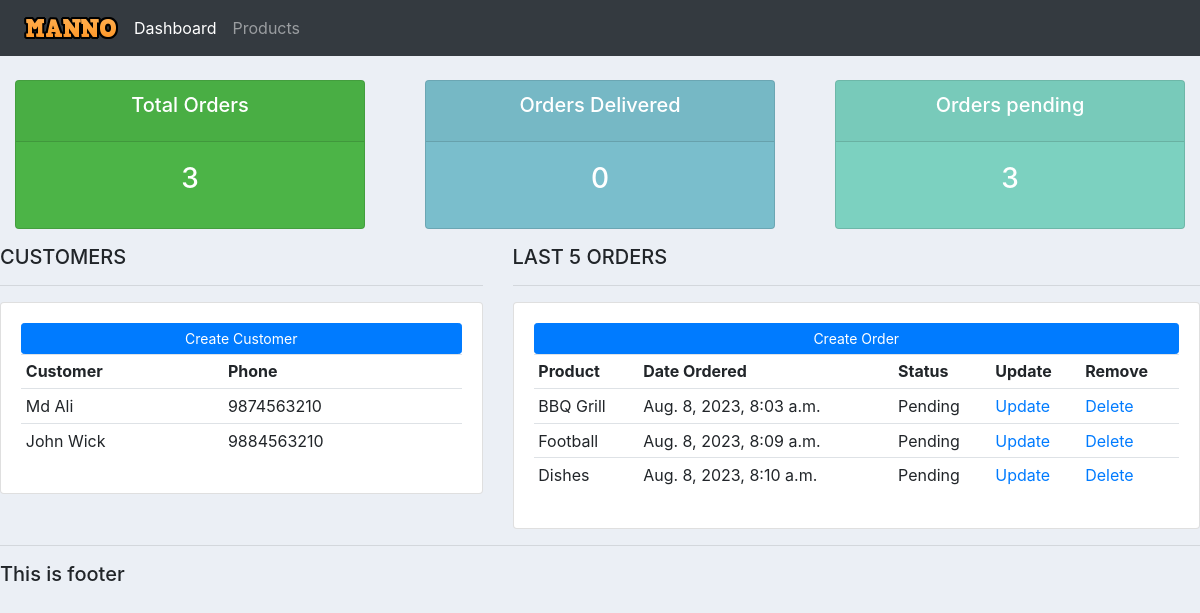
Before: / with the older database file.
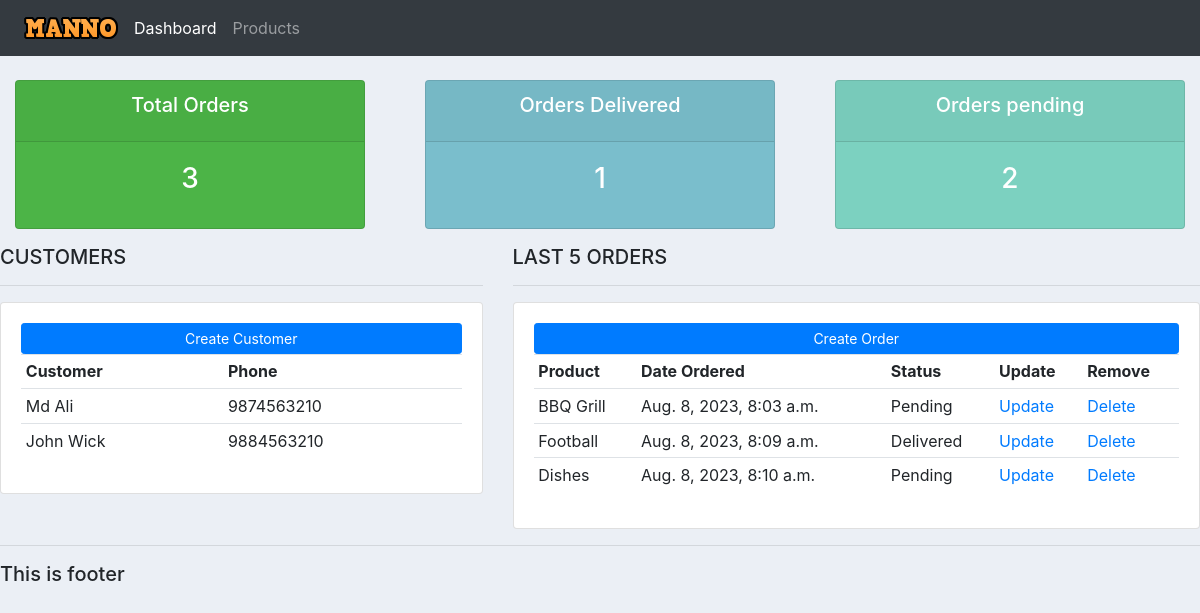
After: the same page with the newer database file.
### accounts/models.py (models this page shows, shortened)
class Customer(models.Model):
    name = models.CharField(max_length=255, null=True)
    phone = models.CharField(max_length=255, null=True)
    email = models.CharField(max_length=255, null=True)
    date_created = models.DateTimeField(auto_now_add=True, null=True)

class Order(models.Model):
    customer = models.ForeignKey(Customer, null=True, on_delete=models.SET_NULL)
    product = models.ForeignKey(Product, null=True, on_delete=models.SET_NULL)
    STATUS = (  #for dropdown
        ('Pending','Pending'),
        ('Out for Delivery','Out for Delivery'),
        ('Delivered','Delivered'),
        )
    date_created = models.DateTimeField(auto_now_add=True, null=True)
    status = models.CharField(max_length=255, null=True, choices=STATUS)

class Product(models.Model):
    CATEGORY = (   #for dropdown
        ('Indoor','Indoor'),
        ('Out Door','Out Door'),
        )
    name = models.CharField(max_length=255, null=True)
    price = models.FloatField(null=True)
    category = models.CharField(max_length=255, null=True, choices=CATEGORY)
    description =models.CharField(max_length=255, null=True)
    date_created = models.DateTimeField(auto_now_add=True, null=True)
    tags = models.ManyToManyField(Tag)

### accounts/views.py (the view)
# urls.py: path('',views.home, name='home'),
def home(request):
    orders = Order.objects.all()
    customers = Customer.objects.all()
    total_orders = orders.count()
    delivered = orders.filter(status='Delivered').count()
    pending = orders.filter(status='Pending').count()
    context = {'orders': orders, 'customers' : customers, 'total_orders': total_orders, 'delivered' : delivered ,'pending':pending}
    return render(request, 'accounts/dashboard.html',context)

### accounts/templates/accounts/dashboard.html
{% extends 'accounts/main.html' %}
{% block content %}
{% include 'accounts/status.html' %}
<div class = 'row'>
    <div class = 'col-md-5'>
        <h5>CUSTOMERS</h5>
        <hr>
        <div class = 'card card-body'>
            <a class = 'btn btn-primary btn-sm btn-block' href="">Create Customer</a>
            <table class='table table-sm'>
                <tr>
                    <th>Customer</th>
                    <th>Phone</th>
                </tr>
                     {% for customer in customers %}
                        <tr>
                             <td>{{customer.name}}</td>
                             <td>{{customer.phone}}</td>
                        </tr>
                     {% endfor %}
        </table>
        </div>
    </div>
    <div class="col-md-7">
        <h5>LAST 5 ORDERS</h5>
        <hr>
        <div class="card card-body">
            <a class="btn btn-primary btn-sm btn-block" href="">Create Order</a>
            <table class="table table-sm">
                <tr>
                    <th>Product</th>
                    <th>Date Ordered</th>
                    <th>Status</th>
                    <th>Update</th>
                    <th>Remove</th>
                </tr>
                {% for order in orders %}
                <tr>
                     <td>{{order.product.name}}</td>
                     <td>{{order.date_created}}</td>
                     <td>{{order.status}}</td>
                     <td><a href="">Update</a></td>
                     <td><a href="">Delete</a></td>
                </tr>
             {% endfor %}
            </table>
        </div>
    </div>
</div>
{% endblock %}

### accounts/templates/accounts/main.html (shortened to what this page needs)
{% load static %}
<!DOCTYPE html>
<html lang="en">
<head>
    <link rel="stylesheet" href="https://cdn.jsdelivr.net/npm/bootstrap@4.3.1/dist/css/bootstrap.min.css">
    <link rel="stylesheet" type="text/css" href="{% static '/css/main.css' %}">
</head>
<body>
    {% include 'accounts/navbar.html' %}
    {% block content %}
    {% endblock %}
    <hr>
    <h5>This is footer</h5>
</body>
</html>

### accounts/templates/accounts/navbar.html (shortened to what this page needs)
{% load static %}
<nav class="navbar navbar-expand-lg navbar-dark bg-dark">
  <img src="{% static 'images/mano1.png' %}"  >
  <div class="collapse navbar-collapse" id="navbarNav">
    <ul class="navbar-nav">
      <li class="nav-item active">
        <a class="nav-link" href="#">Dashboard </a>
      </li>
      <li class="nav-item">
        <a class="nav-link" href="#">Products</a>
    </ul>
  </div>
</nav>

### accounts/templates/accounts/status.html
<br>
<div class="row">
    <div class="col">
        <div class="col-md">
            <div class="card text-center text-white mb-3" id="total-orders">
                <div class="card-header">
                    <h5 class="card-title">Total Orders</h5>
                </div>
                <div class="card-body">
                    <h3 class="card-title">{{total_orders}}</h3>
                </div>
            </div>
        </div>
    </div>
    <div class="col">
        <div class="col-md">
            <div class="card text-center text-white mb-3" id="orders-delivered">
                <div class="card-header">
                    <h5 class="card-title">Orders Delivered</h5>
                </div>
                <div class="card-body">
                    <h3 class="card-title">{{delivered}}</h3>
                </div>
            </div>
        </div>
    </div>
    <div class="col">
        <div class="col-md">
            <div class="card text-center text-white mb-3" id="orders-pending">
                <div class="card-header">
                    <h5 class="card-title">Orders pending</h5>
                </div>
                <div class="card-body">
                    <h3 class="card-title">{{pending}}</h3>
                </div>
            </div>
        </div>
    </div>
</div>

### static/css/main.css (style rules this page uses)
body { background-color: #ebeff5; }
#total-orders { background-color: #4cb447; }
#orders-delivered { background-color: #7abecc; }
#orders-pending { background-color: #7cd1c0; }

Changed rows visible on the page:
changed Order "Football": status "Pending" → "Delivered"
Other visible differences:
{{ delivered }}: "0" → "1"
{{ pending }}: "3" → "2"
